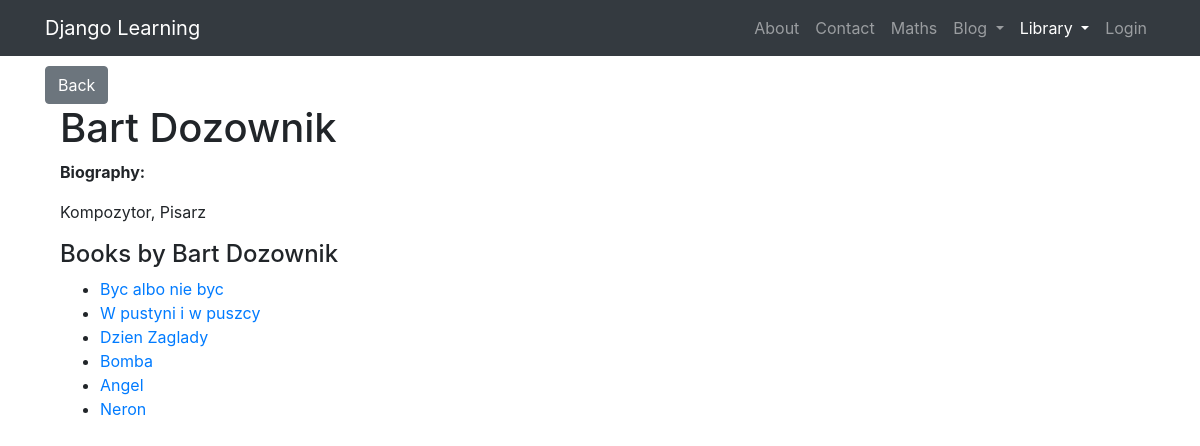
The page /books/all-authors/2/ on the database its author committed.
### books/models.py (models this page shows, shortened)
class Author(models.Model):
    name = models.CharField(max_length=150, null=False)
    surname = models.CharField(max_length=150, null=False)
    author_bio = models.TextField(blank=True, null=True)

class Book(models.Model):
    title = models.CharField(max_length=150, null=False)
    description = models.TextField(null=False)
    image = models.ImageField(upload_to='books/photos/%Y/%m/%d', null=True, blank=True, default=None)
    author = models.ForeignKey(
        'books.author',
        on_delete=models.CASCADE,
        null=False,
        blank=False
    )
    tags = models.ManyToManyField('books.Tag', related_name='books')

### books/views.py (the view)
# urls.py: path('all-authors/<int:pk>/', AuthorDetailsView.as_view(), name='author_details'),
class AuthorDetailsView(DetailView):
    model = Author
    template_name = 'author_details.html'
    context_object_name = 'author'

### books/templates/author_details.html (shortened to what this page needs)
{% extends "main.html" %}
{% load bootstrap4 %}
{% block content %}
<a href="javascript:history.back()" class="btn btn-secondary">Back</a>
<div class="container">
    <h1>{{ author.name }} {{author.surname}}</h1>
    <p><strong>Biography:</strong></p>
    <p>{{ author.author_bio }}</p>
    {% if author.book_set.exists %}
    <h4>Books by {{ author.name }} {{ author.surname }}</h4>
            <ul>
                {% for book in author.book_set.all %}
                    <li><a href="{% url 'books:book_details' pk=book.pk%}">{{ book.title }}</a></li>
                {% endfor %}
            </ul>
        {% else %}
            <p>No books found for this author.</p>
        {% endif %}
</div>
{% endblock %}

### rows shown on the page
Author: name "Bart", surname "Dozownik", author_bio "Kompozytor, Pisarz"
Book: title "Byc albo nie byc"
Book: title "W pustyni i w puszcy"
Book: title "Dzien Zaglady"
Book: title "Bomba"
Book: title "Angel"
Book: title "Neron"
